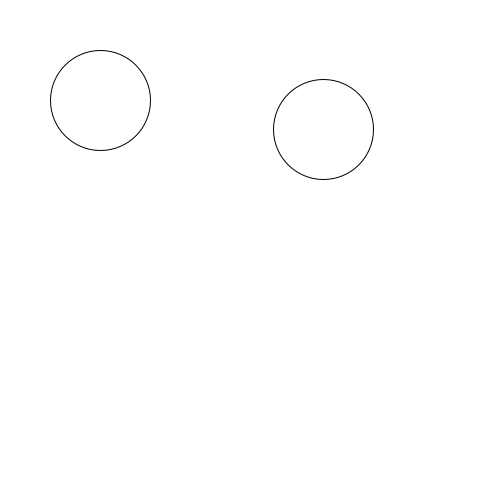
Frame 1 (no input)
Frame 60 (the mouse pressed at the canvas centre just before this capture): identical to frame 1, image omitted
Frame 120 (the mouse held since frame 60 and released just before this capture): identical to frame 1, image omitted

The Processing sketch that drew this single still picture (run headless with seeded random() and noise(); from frame 60 on, the mouse is pressed at the canvas centre):

// Processing sketch: change_level_or_die
// ── change_level_or_die.pde
//1. 過關  2. 死掉
void setup(){
  size(500,500);
  newLevel();
}
void newLevel(){
  goalX=random(500); goalY=random(500);  success=false;
  level++;
}
float x=100, y=100, goalX, goalY;
boolean success=false;
int level=0;//0, 1, 2, 3, 4, 5
void draw(){
  if(success){
    background(255,255,0);
    if(mousePressed) newLevel();
  }else{
    background(255);
    ellipse(x,y,100,100);
    ellipse(goalX,goalY,100,100);
    //1. 過關
    if( dist(x, y, goalX,goalY)<50 ){
      success=true;
    }
  }
}
void mouseMoved(){
  x=mouseX; y=mouseY;
}
